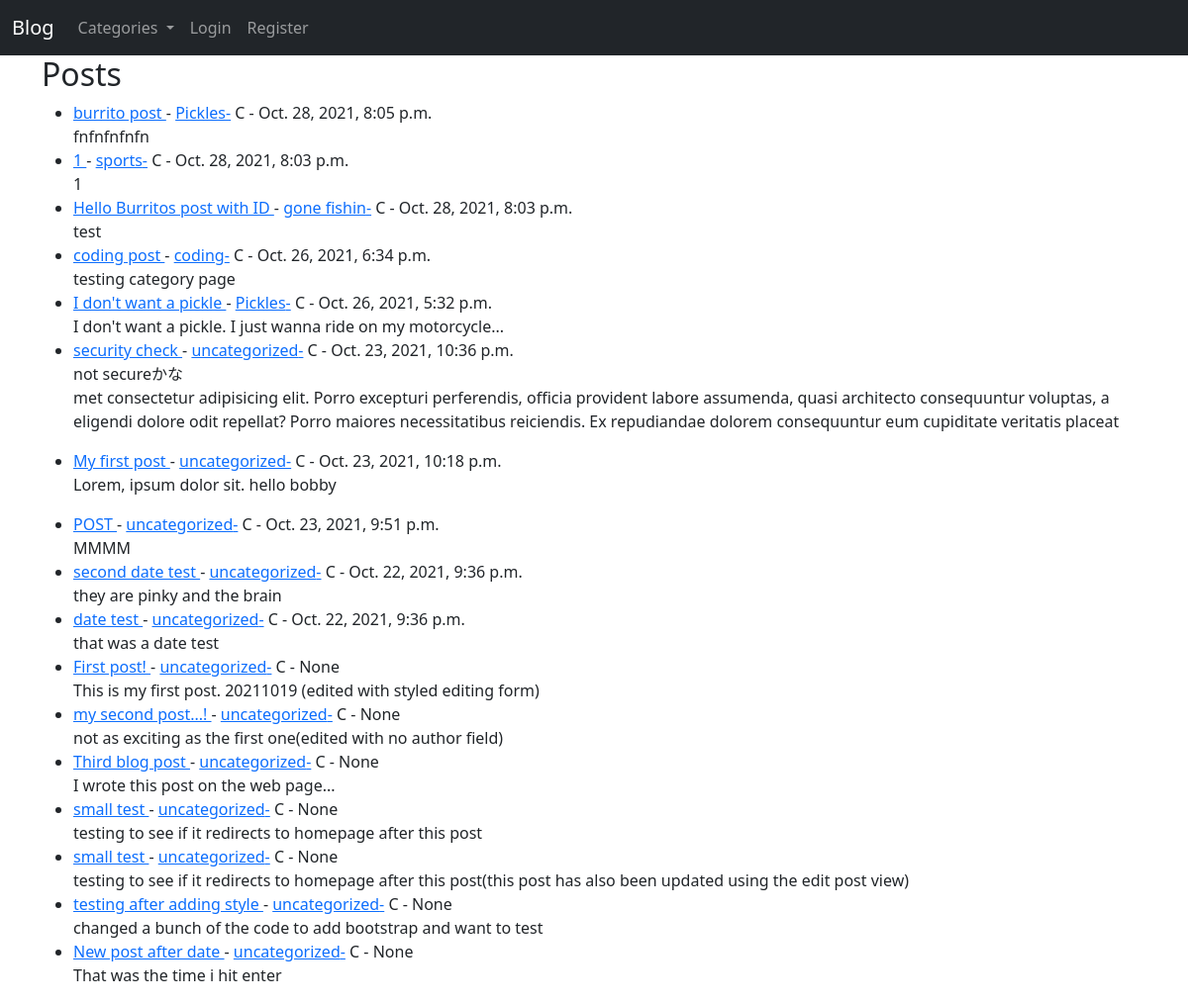
Before: / with the older database file.
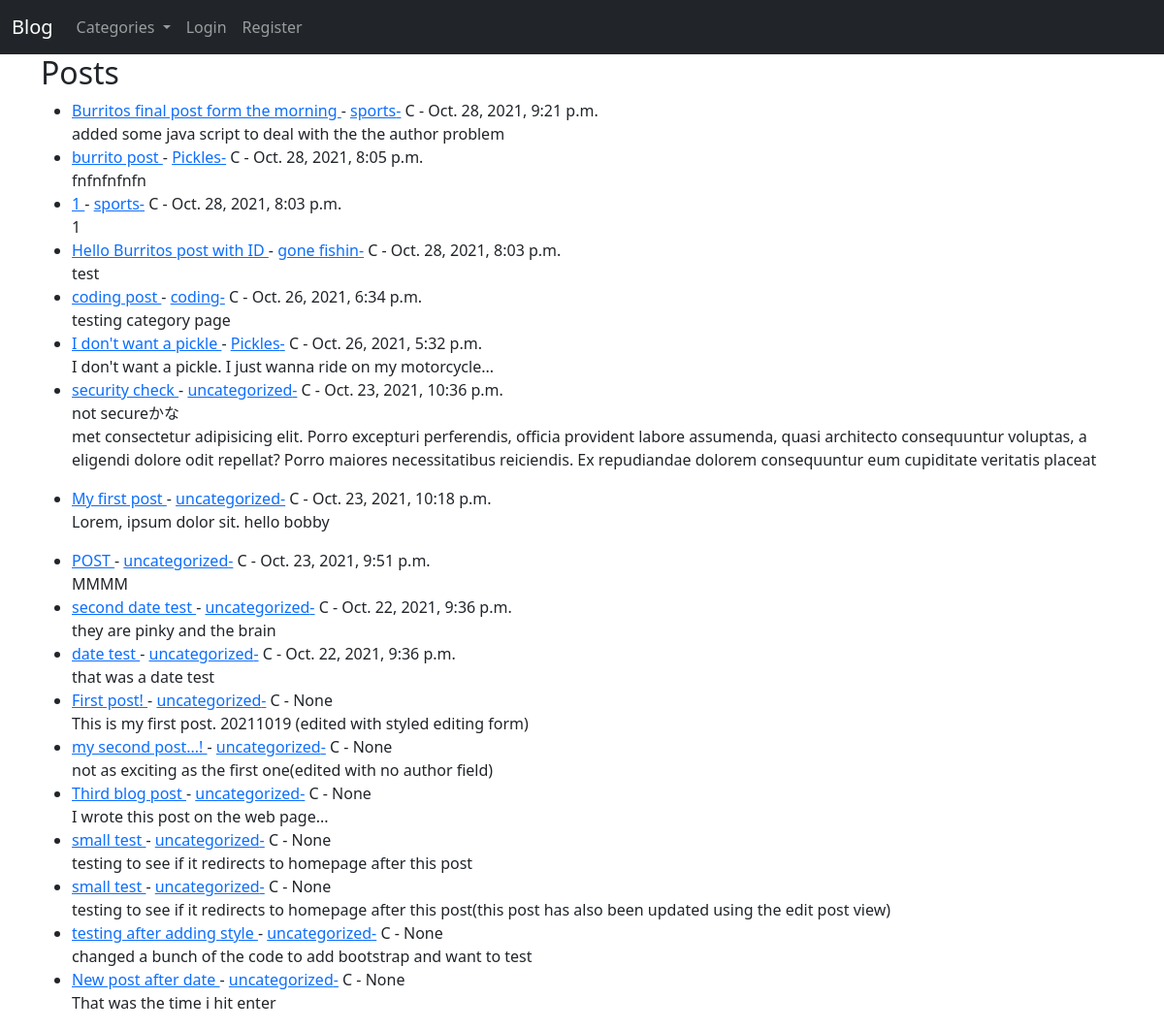
After: the same page with the newer database file.
### theblog/models.py (models this page shows, shortened)
class Post(models.Model):
    title = models.CharField(max_length=255)
    title_tag = models.CharField(max_length=255)
    author = models.ForeignKey(User, on_delete=models.CASCADE)
    category = models.CharField(max_length=255, default='uncategorized')
    body = models.TextField()
    publication_date = models.DateTimeField(auto_now_add=True)
    likes = models.ManyToManyField(User, related_name='blog_posts')

### theblog/views.py (the view)
# urls.py: path('', HomeView.as_view(), name = 'home'),
class HomeView(ListView):
    model = Post
    template_name = 'home.html'
    ordering = ['-publication_date']
    def get_context_data(self, *args, **kwargs):
        cat_menu = Category.objects.all()
        context = super(HomeView, self).get_context_data(*args, **kwargs)
        context["cat_menu"] = cat_menu
        return context

### theblog/models.py (called while the page is built)
    def __str__(self):
        return self.name

### theblog/templates/home.html (shortened to what this page needs)
{% extends 'base.html'%}
{% block content %}
<!DOCTYPE html>
<html lang="en">
<head>
</head>
<body>
    <h2>Posts</h2>
<ul>
{% for post in object_list %}
  <li>
    <a href="{%url 'article-detail' post.pk%}">{{post.title}} </a> -
    <a href="{% url 'category' post.category %}">{{post.category}}-</a>
    C -
    {{ post.publication_date}}
<br>
    {{ post.body|slice:":300"|safe}}</li>
  {% endfor %}
</ul>
</body>
</html>
{% endblock %}

### theblog/templates/base.html (shortened to what this page needs)
<!doctype html>
<html lang="en">
  <head>
    <link href="https://cdn.jsdelivr.net/npm/bootstrap@5.1.3/dist/css/bootstrap.min.css" rel="stylesheet">
  </head>
  <body>
    <nav class="navbar navbar-expand-lg navbar-dark bg-dark">
        <div class="container-fluid">
          <a class="navbar-brand" href="{%url 'home'%}">Blog</a>
          <div class="collapse navbar-collapse" id="navbarSupportedContent">
            <ul class="navbar-nav me-auto mb-2 mb-lg-0">
              {% if cat_menu%}
              <li class="nav-item dropdown">
                <a class="nav-link dropdown-toggle" href="#" id="navbarDropdown" role="button" data-bs-toggle="dropdown" aria-expanded="false">
                  Categories
                </a>
              </li>
              {%endif%}
              {% if user.is_authenticated%}
              <li class="nav-item">
                <a class="nav-link" href="{% url 'add_post'%}">Add Post</a>
              </li>
              <li class="nav-item">
                <a class="nav-link" href="{% url 'add_category'%}">Add Category</a>
              </li>
              <li class="nav-item">
                <a class="nav-link" href="{% url 'logout'%}">Logout</a>
              </li>
              {% else %}
              <li class="nav-item">
                <a class="nav-link" href="{% url 'login'%}">Login</a>
              </li>
              <li class="nav-item">
                <a class="nav-link" href="{% url 'register'%}">Register</a>
              </li>
              {% endif %}
            </ul>
          </div>
        </div>
      </nav>
    <div class="container">
        {% block content %}
        {% endblock %}
    </div>
  </body>
</html>

Changed rows visible on the page:
added Post: title "Burritos final post form the morning", category "sports", publication_date "Oct. 28, 2021, 9:21 p.m.", body "added some java script to deal with the the author problem"
